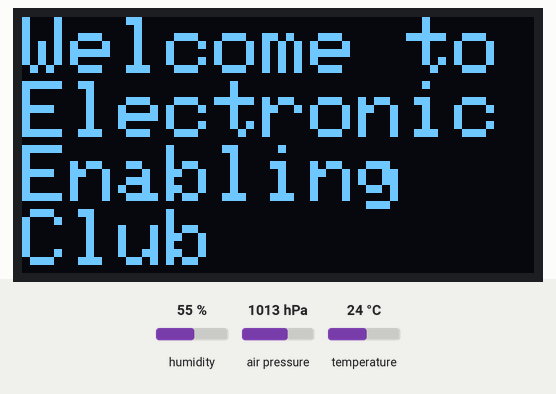
Bench run of a sketch on a simulated Arduino Uno, built with avr-gcc and run on an emulated ATmega328P. Shown: 128×64 one-colour display. Inputs (shaded band) come from the test bench; at power-on: humidity 55 %, air pressure 1013 hPa, temperature 24 °C. What the sketch prints to the serial monitor is not drawn.

Above: at 0.1 s.
At 10.1 s:
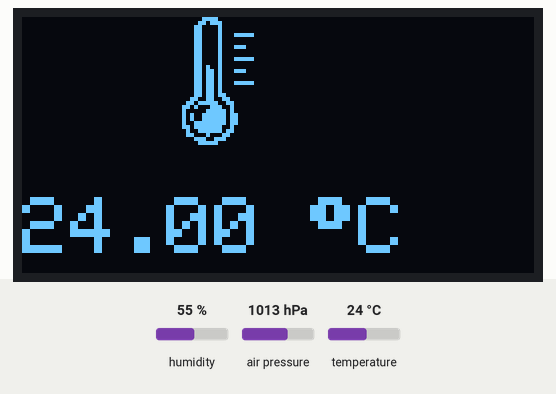
At 40.2 s:
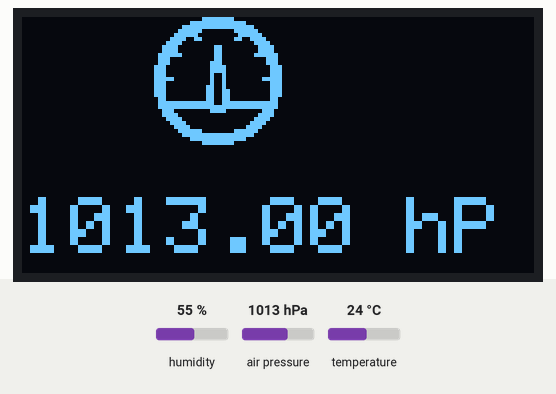
At 85.3 s:
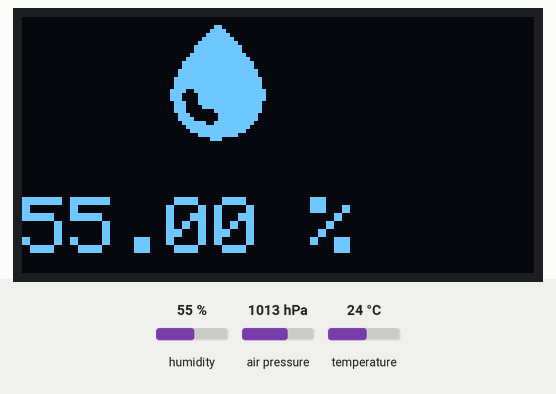
At 115.4 s:
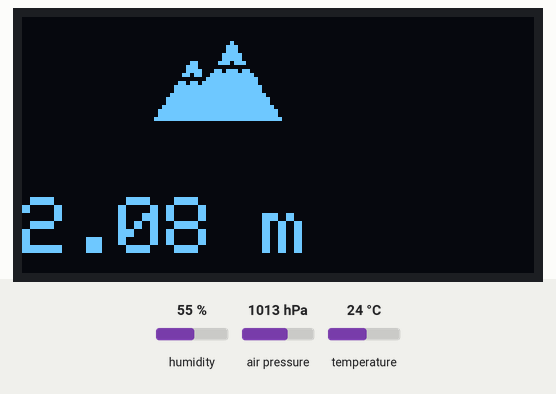

The sketch:

EE_D1_TempHumidDisplay_w_Icon.ino
```cpp
/**
	* Name: EE_D1_TempHumidDisplay_w_Icon.ino
	* Version: 1.0.0
	* Creation Date:09/10/2020
	* Author: David Preddie (dpredster)
	* Description:
	* This sketch use Wemos D1 Mini(ESP8266), BME280 Temperature Humidity Pressure Sensor to read
	* the temperature, pressure, humidity and altitude and display the readings on a 0.96 inch OLED Display.
	* It shows the use of icons in the program. You can convert your images to hex using the online tool
	* at http://javl.github.io/image2cpp/
	* The sketch was developed for Sheridan College Electronic Enabling Club.
*/

// Libraries required for the BME280 Temperature Humidity Pressure Sensor
#include <Wire.h>
#include <Adafruit_Sensor.h>
#include <Adafruit_BME280.h>

// Libraries required for the 0.96 inch OLED Display
#include <Adafruit_GFX.h>
#include <Adafruit_SSD1306.h>


#define SEALEVELPRESSURE (1013.25) // Defines seal level pressure in millibars
#define SCREEN_WIDTH 128 // Defines OLED display width, in pixels
#define SCREEN_HEIGHT 64 // Defines OLED display height, in pixels

// Declaration for BME280 connected to I2C
Adafruit_BME280 bme;
// Declaration for SSD1306 display connected to I2C (SDA, SCL pins)
Adafruit_SSD1306 display(SCREEN_WIDTH, SCREEN_HEIGHT, &Wire, -1);

unsigned long delayTime; // Define delay time

// Thermometer icon, 32x32px
const unsigned char temperature[] PROGMEM = {
    0x00, 0x0f, 0x00, 0x00, 0x00, 0x1b, 0x80, 0x00, 0x00, 0x30, 0x80, 0x00, 0x00, 0x30, 0x80, 0x00,
    0x00, 0x30, 0x8f, 0x80, 0x00, 0x30, 0x80, 0x00, 0x00, 0x30, 0x80, 0x00, 0x00, 0x30, 0x8e, 0x00,
    0x00, 0x30, 0x80, 0x00, 0x00, 0x30, 0x80, 0x00, 0x00, 0x30, 0x8f, 0x80, 0x00, 0x30, 0x80, 0x00,
    0x00, 0x34, 0x80, 0x00, 0x00, 0x36, 0x8e, 0x00, 0x00, 0x36, 0x80, 0x00, 0x00, 0x36, 0x80, 0x00,
    0x00, 0x36, 0x8f, 0x80, 0x00, 0x36, 0x80, 0x00, 0x00, 0x36, 0x80, 0x00, 0x00, 0x36, 0xc0, 0x00,
    0x00, 0x66, 0x60, 0x00, 0x00, 0xdf, 0x30, 0x00, 0x01, 0xa3, 0x90, 0x00, 0x01, 0x07, 0xd0, 0x00,
    0x01, 0x4f, 0xd8, 0x00, 0x01, 0x4f, 0xd8, 0x00, 0x01, 0x3f, 0xd8, 0x00, 0x01, 0xbf, 0x90, 0x00,
0x00, 0x9f, 0xb0, 0x00, 0x00, 0xc4, 0x60, 0x00, 0x00, 0x39, 0xc0, 0x00, 0x00, 0x1f, 0x00, 0x00};

// Humidity icon, 32x32px
const unsigned char humidity[] PROGMEM = {
    0x00, 0x00, 0x00, 0x00, 0x00, 0x00, 0x00, 0x00, 0x00, 0x01, 0x80, 0x00, 0x00, 0x03, 0xc0, 0x00,
    0x00, 0x07, 0xe0, 0x00, 0x00, 0x0f, 0xf0, 0x00, 0x00, 0x1f, 0xf8, 0x00, 0x00, 0x3f, 0xfc, 0x00,
    0x00, 0x3f, 0xfc, 0x00, 0x00, 0x7f, 0xfe, 0x00, 0x00, 0xff, 0xff, 0x00, 0x01, 0xff, 0xff, 0x80,
    0x01, 0xff, 0xff, 0x80, 0x03, 0xff, 0xff, 0xc0, 0x03, 0xff, 0xff, 0xc0, 0x07, 0xff, 0xff, 0xe0,
    0x07, 0xff, 0xff, 0xe0, 0x07, 0xff, 0xff, 0xe0, 0x0f, 0x3f, 0xff, 0xf0, 0x0e, 0x1f, 0xff, 0xf0,
    0x0e, 0x1f, 0xff, 0xf0, 0x07, 0x1f, 0xff, 0xe0, 0x07, 0x0f, 0xff, 0xe0, 0x07, 0x01, 0xff, 0xe0,
    0x03, 0x80, 0xff, 0xc0, 0x03, 0xc0, 0xff, 0xc0, 0x01, 0xf9, 0xff, 0x80, 0x00, 0xff, 0xff, 0x00,
0x00, 0x7f, 0xfe, 0x00, 0x00, 0x1f, 0xf8, 0x00, 0x00, 0x03, 0x80, 0x00, 0x00, 0x00, 0x00, 0x00};

// Pressure icon, 32x32px
const unsigned char pressure [] PROGMEM = {
	0x00, 0x0f, 0xf0, 0x00, 0x00, 0x7f, 0xfe, 0x00, 0x01, 0xff, 0xff, 0x80, 0x03, 0xf0, 0x0f, 0xc0,
	0x07, 0xe0, 0x07, 0xe0, 0x0f, 0x30, 0x0c, 0xf0, 0x1e, 0x00, 0x00, 0x78, 0x3c, 0x01, 0x80, 0x3c,
	0x3c, 0x01, 0x80, 0x3c, 0x7e, 0x01, 0x80, 0x7e, 0x70, 0x01, 0x80, 0x0e, 0x70, 0x03, 0x80, 0x0e,
	0xe0, 0x03, 0xc0, 0x07, 0xe0, 0x03, 0xc0, 0x07, 0xe0, 0x02, 0x40, 0x07, 0xf8, 0x02, 0x40, 0x1f,
	0xe0, 0x02, 0x40, 0x07, 0xe0, 0x06, 0x40, 0x07, 0xe0, 0x06, 0x60, 0x07, 0xe0, 0x06, 0x60, 0x07,
	0x60, 0x06, 0x60, 0x06, 0x7f, 0xfe, 0x7f, 0xfe, 0x7f, 0xff, 0xff, 0xfe, 0x38, 0x03, 0xc0, 0x1c,
	0x3c, 0x00, 0x00, 0x3c, 0x1e, 0x00, 0x00, 0x78, 0x0f, 0x00, 0x00, 0xf0, 0x07, 0x80, 0x01, 0xe0,
	0x03, 0xf0, 0x0f, 0xc0, 0x01, 0xff, 0xff, 0x80, 0x00, 0x7f, 0xfe, 0x00, 0x00, 0x0f, 0xf0, 0x00
};

// Altitude icon, 32x32px
const unsigned char altitude [] PROGMEM = {
	0x00, 0x00, 0x00, 0x00, 0x00, 0x00, 0x00, 0x00, 0x00, 0x00, 0x00, 0x00, 0x00, 0x00, 0x00, 0x00,
	0x00, 0x00, 0x00, 0x00, 0x00, 0x00, 0x00, 0x00, 0x00, 0x00, 0x10, 0x00, 0x00, 0x00, 0x38, 0x00,
	0x00, 0x00, 0x38, 0x00, 0x00, 0x00, 0x7c, 0x00, 0x00, 0x00, 0x7c, 0x00, 0x00, 0x60, 0xee, 0x00,
	0x00, 0xe0, 0x00, 0x00, 0x00, 0xf1, 0xbb, 0x00, 0x01, 0xb3, 0xff, 0x80, 0x00, 0x07, 0xff, 0xc0,
	0x03, 0x6f, 0xff, 0xc0, 0x07, 0xff, 0xff, 0xe0, 0x07, 0xff, 0xff, 0xe0, 0x0f, 0xff, 0xff, 0xf0,
	0x1f, 0xff, 0xff, 0xf8, 0x1f, 0xff, 0xff, 0xf8, 0x3f, 0xff, 0xff, 0xfc, 0x7f, 0xff, 0xff, 0xfe,
	0x7f, 0xff, 0xff, 0xfe, 0xff, 0xff, 0xff, 0xff, 0x00, 0x00, 0x00, 0x00, 0x00, 0x00, 0x00, 0x00,
	0x00, 0x00, 0x00, 0x00, 0x00, 0x00, 0x00, 0x00, 0x00, 0x00, 0x00, 0x00, 0x00, 0x00, 0x00, 0x00
};


// Function to return temperature reading
String readBME280Temperature() {
	float t = bme.readTemperature();
	if (isnan(t)) {
		Serial.println("Failed to read from BME28 sensor");
		return "--";
	}
	else {
		Serial.print("Temperature = ");
		Serial.print(t);
		return String(t);
	}
}
// Function to return humidity reading
String readBME280Humidity() {
	float h = bme.readHumidity();
	if (isnan(h)) {
		Serial.println("Failed to read from BME28 sensor");
		return "--";
	}
	else {
		Serial.print("Humidity = ");
		Serial.print(h);
		return String(h);
	}
}
// Function to return pressure reading
String readBME280Pressure() {
	float p = bme.readPressure() / 100.0F;
	if (isnan(p)) {
		Serial.println("Failed to read from BME28 sensor");
		return "--";
	}
	else {
		Serial.print("Pressure = ");
		Serial.print(p);
		return String(p);
	}
}
// Function to return approximate altitude reading
String readBME280Altitude() {
	float a = bme.readAltitude(SEALEVELPRESSURE);
	if (isnan(a)) {
		Serial.println("Failed to read from BME28 sensor");
		return "--";
	}
	else {
		Serial.print("Approx. Altitude = ");
		Serial.print(a);
		return String(a);
	}
}

// Function to display icon and readings
void displayInfo(String title, String reading) {

	// Display icon based on the title
	if (title == "Temperature") {
		display.drawBitmap(33, 0, temperature, 32, 32, WHITE);
	}
	else if (title == "Humidity") {
		display.drawBitmap(33, 0, humidity, 32, 32, WHITE);
	}
	else if (title == "Pressure") {
		display.drawBitmap(33, 0, pressure, 32, 32, WHITE);
	}
	else if (title == "Altitude") {
		display.drawBitmap(33, 0, altitude, 32, 32, WHITE);
	}
	display.setTextSize(2);
	display.setTextColor(WHITE);
	display.setCursor(0, 45);
	display.println(reading);
	display.display();
	display.clearDisplay();
}

void setup() {
	Serial.begin(115200);

	unsigned status;
	status = bme.begin(0x76); // I2C address of BME280
	if (!status) {
		Serial.println("BME280 sensor not found.");
		while (1);
	}

	if(!display.begin(SSD1306_SWITCHCAPVCC, 0x3C)) { // I2C address for SSD1306 display
		Serial.println(F("SSD1306 allocation failed"));
		for(;;);
	}

	// Clear the buffer
	display.clearDisplay();

	// Boot message
	display.setTextSize(2);
	display.setTextColor(WHITE);
	display.setCursor(0, 0);
	display.println("Welcome to");
	display.println("Electronic");
	display.println("Enabling");
	display.println("Club");
	display.display();
	delay(10000);
	display.clearDisplay();

	// Set delay time (15000 = 15 sec)
	delayTime = 15000;
}

void loop() {

	// Read temperature, humidity and pressure for display
	String temperatureReading = readBME280Temperature() + + " " + char(247) + "C";
	String humidityReading = readBME280Humidity()  + " %";
	String pressureReading = readBME280Pressure() + " hPa";
String altitudeReading = readBME280Altitude()  + " m";

// Passing values to display function and delay.
displayInfo("Temperature", temperatureReading);
delay(delayTime);
displayInfo("Humidity", humidityReading);
delay(delayTime);
displayInfo("Pressure", pressureReading);
delay(delayTime);
displayInfo("Altitude", altitudeReading);
delay(delayTime);
}
```

Measured:
- what the display in image 1 shows lasts 15.0 s, from 10.1 s to 25.1 s
